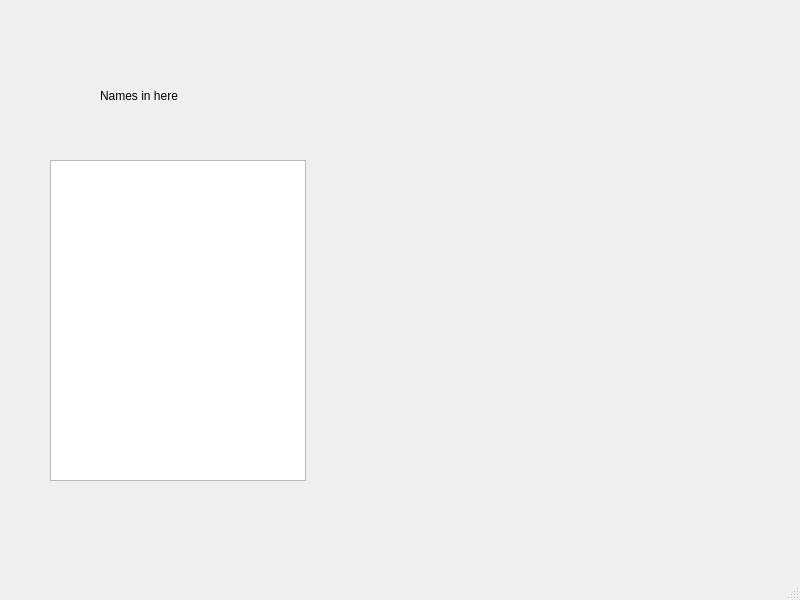
<?xml version="1.0" encoding="UTF-8"?>
<ui version="4.0">
 <class>MainWindow</class>
 <widget class="QMainWindow" name="MainWindow">
  <property name="geometry">
   <rect>
    <x>0</x>
    <y>0</y>
    <width>800</width>
    <height>600</height>
   </rect>
  </property>
  <property name="windowTitle">
   <string>MainWindow</string>
  </property>
  <widget class="QWidget" name="centralwidget">
   <widget class="QListView" name="listView">
    <property name="geometry">
     <rect>
      <x>50</x>
      <y>160</y>
      <width>256</width>
      <height>321</height>
     </rect>
    </property>
   </widget>
   <widget class="QLabel" name="label">
    <property name="geometry">
     <rect>
      <x>100</x>
      <y>70</y>
      <width>171</width>
      <height>51</height>
     </rect>
    </property>
    <property name="text">
     <string>Names in here</string>
    </property>
   </widget>
  </widget>
  <widget class="QMenuBar" name="menubar">
   <property name="geometry">
    <rect>
     <x>0</x>
     <y>0</y>
     <width>800</width>
     <height>22</height>
    </rect>
   </property>
  </widget>
  <widget class="QStatusBar" name="statusbar"/>
 </widget>
 <resources/>
 <connections/>
</ui>
